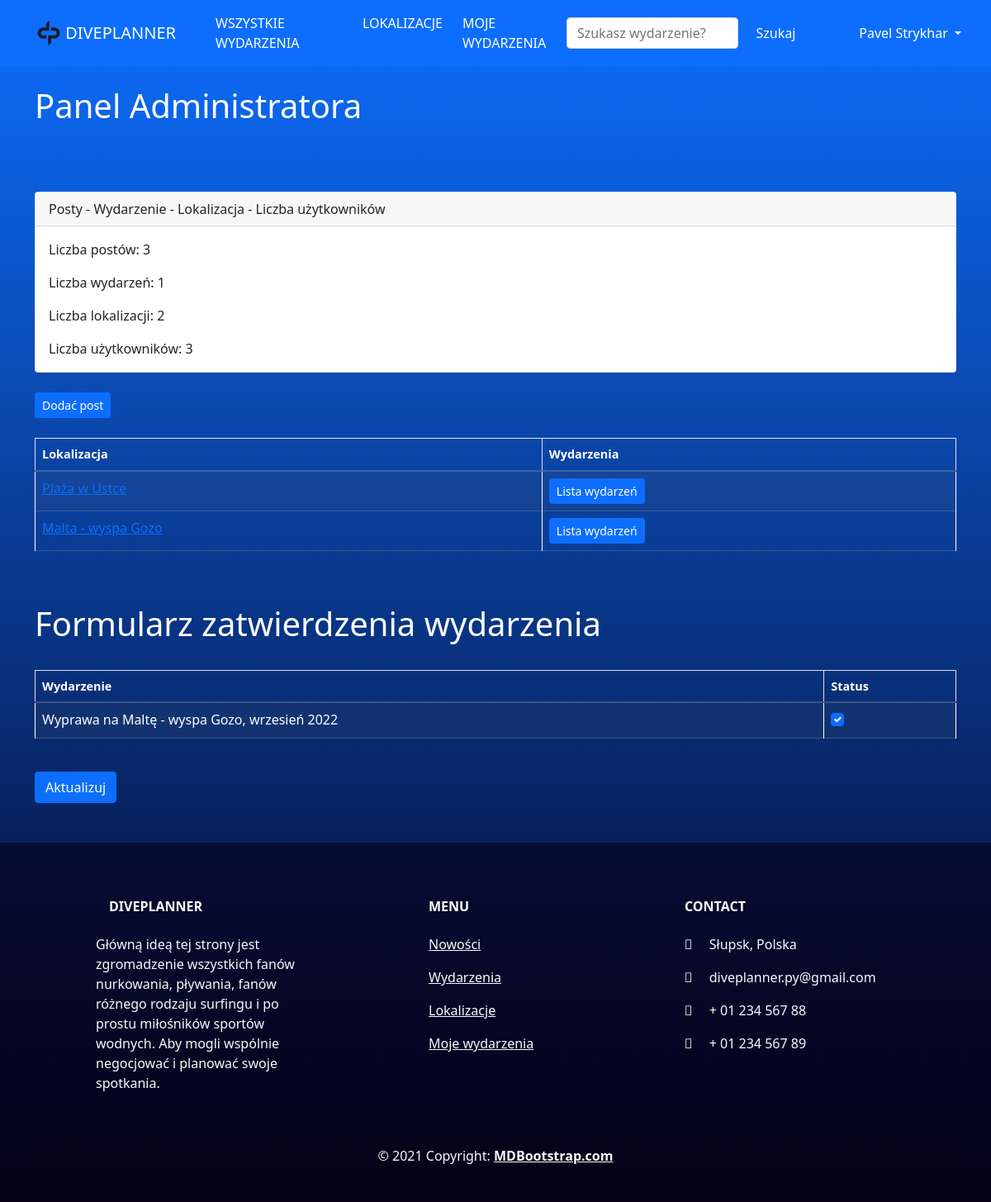
Screenshot of /events/admin_panel (signed in) with the database file from the repository.
### events/models.py (models this page shows, shortened)
class Venue(models.Model):
    name = models.CharField('Venue name', max_length=120)
    owner = models.IntegerField('Owner', blank=False, default=1)
    address = models.CharField(max_length=120)
    long = models.FloatField(blank=True, null=True)
    lat = models.FloatField(blank=True, null=True)
    image = models.ImageField(null=True, blank=True, upload_to="images/events/%Y/%m/%d/")
    postcode = models.CharField('Postcode', max_length=20)
    phone = models.CharField('Contact phone', max_length=15, blank=True)
    details = RichTextField(blank=True, null=True)
    def __str__(self):
        return self.name

class Event(models.Model):
    name = models.CharField('Event Name', max_length=60)
    description = RichTextField(blank=True, null=True)
    short_description = models.TextField(blank=True, null=True, max_length=500)
    venue = models.ForeignKey(Venue, blank=True, null=True, on_delete=models.CASCADE)
    event_date = models.DateTimeField('Event date')
    manager = models.ForeignKey(User, blank=True, null=True, on_delete=models.SET_NULL)
    participants = models.ManyToManyField(Participant, related_name='participant_list', blank=True)
    event_status = models.BooleanField(default=False)
    def __str__(self):
        return self.name

### events/views.py (the view)
# urls.py: path('admin_panel', admin_panel, name="admin_panel"),
def admin_panel(request):
    all_venues = Venue.objects.all()
    post_count = Post.objects.all().count()
    event_count = Event.objects.all().count()
    venue_count = Venue.objects.all().count()
    user_count = User.objects.all().count()
    all_events = Event.objects.all().order_by('-event_date')
    if request.user.is_superuser:
        if request.method == "POST":
            id_list = request.POST.getlist('boxes')
            all_events.update(event_status=False)
            for x in id_list:
                Event.objects.filter(pk=int(x)).update(event_status=True)
            messages.success(request, ("Lista wydarzeń zaktualizowana!"))
            return redirect('all_events')
        else:
            return render(request, 'events/admin_panel.html',
                {"all_events": all_events,
                "post_count":post_count,
                "event_count":event_count,
                "venue_count":venue_count,
                "user_count":user_count,
                "all_venues":all_venues})
    else:
        messages.success(request, ("Nie masz uprawnień do przeglądania tej strony!"))
        return redirect('home')
    return render(request, 'events/admin_panel.html')

### templates/events/admin_panel.html (shortened to what this page needs)
{% extends 'blog/base.html' %}
{% load static %}
{% block content %}
<h1>Panel Administratora</h1>
<br/><br/><br/>
<form action="" method=POST>
<div class="card">
  <div class="card-header">
    Posty - Wydarzenie - Lokalizacja - Liczba użytkowników
  </div>
  <div class="card-body">
    <p class="card-text">Liczba postów: {{post_count}}</p>
    <p class="card-text">Liczba wydarzeń: {{event_count}}</p>
    <p class="card-text">Liczba lokalizacji: {{venue_count}}</p>
    <p class="card-text">Liczba użytkowników: {{user_count}}</p>
  </div>
</div>
<br/>
<a href="{% url 'blog:add_post' %}" class="btn btn-sm btn-primary">Dodać post</a>
<br/>
<br/>
<table class="table table-striped table-hover table-bordered">
  <thead>
    <tr>
      <th scope="col">Lokalizacja</th>
      <th scope="col">Wydarzenia</th>
    </tr>
  </thead>
  <tbody>
{% for venue in all_venues %}
    <tr>
      <td>
      <a href="{% url 'show_venue' venue.id %}">{{ venue }}</a>
    </td>
      <td>
        <a href="{% url 'venue_events' venue.id %}" class="btn btn-sm btn-primary" style="color: white;">Lista wydarzeń</a>
      </td>
    </tr>
{% endfor %}
 </tbody>
</table>
<br/><br/>
<h1>Formularz zatwierdzenia wydarzenia</h1>
<br/>
<table class="table table-striped table-hover table-bordered">
  <thead>
    <tr>
      <th scope="col">Wydarzenie</th>
      <th scope="col">Status</th>
    </tr>
  </thead>
  <tbody>
{% for event in all_events %}
  	<tr>
  		<td>{{ event }}</td>
  		<td>
  			{% if event.event_status %}
  			<div class="form-check">
  				<input class="form-check-input" type="checkbox" checked="checked" value={{event.id}} name="boxes">
  			</div>
  			{% else %}
  			<div class="form-check">
  				<input class="form-check-input" type="checkbox" value={{event.id}} name="boxes">
  			</div>
  			{% endif %}
  		</td>
  	</tr>
{% endfor %}
 </tbody>
</table>
<br/>
<button class='btn btn-primary' type="submit">Aktualizuj</button>
<br/><br/>
{% endblock %}

### templates/blog/navbar.html (shortened to what this page needs)
{% load static %}
<nav class="navbar navbar-expand-lg navbar-dark bg-primary">
  <div class="container-fluid">
    <nav class="navbar navbar">
      <a class="navbar-brand" href="{% url 'home' %}">
        <img src="{% static 'img/DP.png' %}" width="30" height="30" class="d-inline-block align-top" alt="">
        DIVEPLANNER
      </a>
    </nav>
    <div class="collapse navbar-collapse" style="justify-content: space-around;" id="navbarSupportedContent">
      <div class="navbar-center">
        <ul class="navbar-nav justify-content-end">
          <li class="nav-item">
            <a class="nav-item nav-link active" href="{% url 'all_events' %}">WSZYSTKIE WYDARZENIA</a>
          </li>
          <li class="nav-item">
            <a class="nav-item nav-link active" href="{% url 'all_venues' %}">LOKALIZACJE</a>
          </li>
          {% if user.is_authenticated %}
          <li class="nav-item">
            <a class="nav-item nav-link active" href="{% url 'my_events' %}">MOJE WYDARZENIA</a>
          </li>
          {% endif %}
        </ul>
      </div>
      <ul class="navbar-nav mr-auto">
        <form class="d-flex" method=POST action="{% url 'search_events' %}">
          <input class="form-control me-2" type="search" placeholder="Szukasz wydarzenie?" aria-label="Search" name="searched">
          <button class="btn btn-primary me-5" type="submit">Szukaj</button>
        </form>
      </ul>
      <ul class="navbar-nav justify-content-end">
        {% if user.is_authenticated %}
        <li class="nav-item dropdown">
          <a class="nav-link dropdown-toggle active" href="#" id="navbarDropdown" role="button" data-toggle="dropdown" aria-haspopup="true" aria-expanded="false">
            {% if user.first_name %}
            {{ user.first_name }} {{ user.last_name }}
            {% else %}
            {{ user }}
            {% endif %}
          </a>
        </li>
        {% endif %}
      </ul>
    </div>
  </div>
</nav>

### static/css/styles.css (style rules this page uses)
h1, h2, h3, h4, h5, h6 { color: white; }
a { color: white; }
th, td { color: white; }
a.nav-link, label { color: white; }
.navbar { position: relative; display: flex; flex-wrap: wrap; align-items: center; justify-content: space-between; padding: .5rem 1rem; }
body { width: 100%; font-family: Arial, sans-serif; }
p { margin: 1em 0; }

### static/css/main.css (style rules this page uses)
ul { list-style: disc; margin: 0 0 2em 0; padding-left: 1em; }
ul li { padding-left: 0.5em; }
table { margin: 0 0 2em 0; width: 100%; }
table tbody tr { border: solid 1px rgba(160, 160, 160, 0.3); border-left: 0; border-right: 0; }
table tbody tr:nth-child(2n + 1) { background-color: rgba(160, 160, 160, 0.075); }
table td { padding: 0.75em 0.75em; }
table th { color: #ffffff; font-size: 0.9em; font-weight: 700; padding: 0 0.75em 0.75em 0.75em; text-align: left; }
table thead { border-bottom: solid 2px rgba(160, 160, 160, 0.3); }

### rows the page displays
Venue: name "Plaża w Ustce"
Venue: name "Malta - wyspa Gozo"
Event: name "Wyprawa na Maltę - wyspa Gozo, wrzesień 2022"

### other values shown
{{ user.first_name }} "Pavel"
{{ user.last_name }} "Strykhar"
{{ post_count }} "3"
{{ event_count }} "1"
{{ venue_count }} "2"
{{ user_count }} "3"
